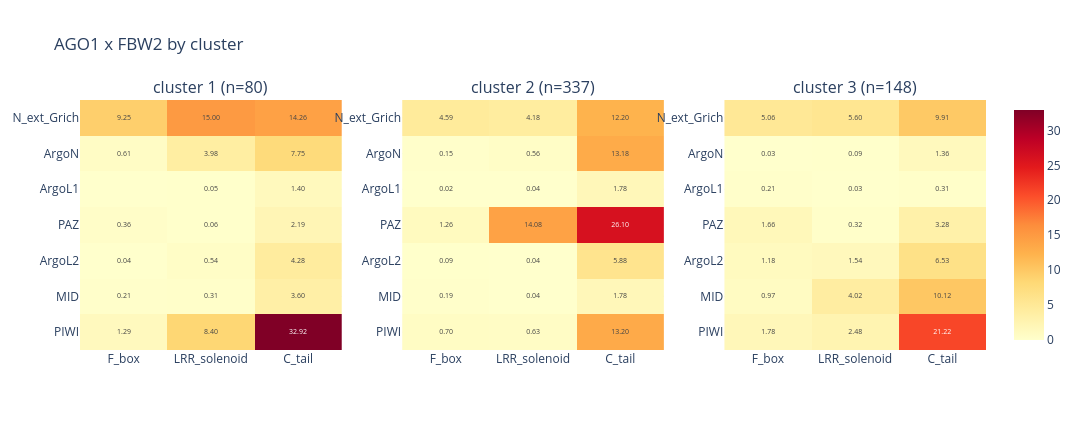

Notebook code for this chart:
### Markdown cell above
## Per-pose-cluster breakdown

One small-multiple panel per couple: one heatmap per pose cluster (`scripts/pose_cluster_anchor.py`'s `cluster` column), shared colour scale
within the panel. If there's only one cluster this collapses to a single tile.

### Code cell
clusters = sorted(df["cluster"].unique())
cluster_n_models = df.groupby("cluster")["fname"].nunique()
print(f"{len(clusters)} pose cluster(s): " + ", ".join(f'{k} (n={cluster_n_models[k]})' for k in clusters))

def panel_by(group_col, group_values, group_n_models, tag, subdir):
    for c in COUPLES:
        ligand_name = LIGAND_CHAIN_NAMES[c]
        mats = {}
        for g in group_values:
            res = couple_matrix(df[df[group_col] == g], c, group_n_models[g])
            if res is not None:
                mats[g] = res
        if not mats:
            print(f"No {RECEPTOR_NAME}-{ligand_name} contacts for any {tag} -- skipping.")
            continue
        present = list(mats)
        zmax = max(r[2].values.max() for r in mats.values()) or 1
        ncols = min(3, len(present)); nrows = -(-len(present) // ncols)
        fig = make_subplots(rows=nrows, cols=ncols,
                            subplot_titles=[f"{tag} {g} (n={group_n_models[g]})" for g in present])
        for i, g in enumerate(present):
            x_labels, y_labels, rate = mats[g]
            r, cc = i // ncols + 1, i % ncols + 1
            fig.add_trace(go.Heatmap(z=rate.values, x=x_labels, y=y_labels, colorscale="YlOrRd",
                zmin=0, zmax=float(zmax), showscale=bool(g == present[-1]),
                text=[[f"{v:.2f}" if v > 0 else "" for v in row] for row in rate.values],
                texttemplate="%{text}", textfont=dict(size=7),
                hovertemplate=f"{tag} {g}<br>%{{y}} / %{{x}}<br>%{{z:.3f}}/model<extra></extra>"),
                row=r, col=cc)
        fig.update_yaxes(autorange="reversed")
        fig.update_layout(title=f"{RECEPTOR_NAME} x {ligand_name} by {tag}", template=TEMPLATE,
                          width=max(760, 360 * ncols), height=max(430, 150 * nrows))
        save_fig(fig, f"{RECEPTOR_NAME.lower()}_{ligand_name.lower()}_heatmap_by_{tag}.html", subdir)

panel_by("cluster", clusters, cluster_n_models, "cluster", "per_cluster")

### Figure 1 — Plotly figure (JSON) as saved in the notebook; plotly's stock layout.template omitted (floating-point values rounded to 4 significant figures)
{"data": [{"colorscale": [[0.0, "rgb(255,255,204)"], [0.125, "rgb(255,237,160)"], [0.25, "rgb(254,217,118)"], [0.375, "rgb(254,178,76)"], [0.5, "rgb(253,141,60)"], [0.625, "rgb(252,78,42)"], [0.75, "rgb(227,26,28)"], [0.875, "rgb(189,0,38)"], [1.0, "rgb(128,0,38)"]], "hovertemplate": "cluster 1<br>%{y} / %{x}<br>%{z:.3f}/model<extra></extra>", "showscale": false, "text": [["9.25", "15.00", "14.26"], ["0.61", "3.98", "7.75"], ["", "0.05", "1.40"], ["0.36", "0.06", "2.19"], ["0.04", "0.54", "4.28"], ["0.21", "0.31", "3.60"], ["1.29", "8.40", "32.92"]], "textfont": {"size": 7}, "texttemplate": "%{text}", "type": "heatmap", "x": ["F_box", "LRR_solenoid", "C_tail"], "xaxis": "x", "y": ["N_ext_Grich", "ArgoN", "ArgoL1", "PAZ", "ArgoL2", "MID", "PIWI"], "yaxis": "y", "z": [[9.25, 15.0, 14.26], [0.6125, 3.975, 7.75], [0.0, 0.05, 1.4], [0.3625, 0.0625, 2.188], [0.0375, 0.5375, 4.275], [0.2125, 0.3125, 3.6], [1.288, 8.4, 32.92]], "zmax": 32.92, "zmin": 0}, {"colorscale": [[0.0, "rgb(255,255,204)"], [0.125, "rgb(255,237,160)"], [0.25, "rgb(254,217,118)"], [0.375, "rgb(254,178,76)"], [0.5, "rgb(253,141,60)"], [0.625, "rgb(252,78,42)"], [0.75, "rgb(227,26,28)"], [0.875, "rgb(189,0,38)"], [1.0, "rgb(128,0,38)"]], "hovertemplate": "cluster 2<br>%{y} / %{x}<br>%{z:.3f}/model<extra></extra>", "showscale": false, "text": [["4.59", "4.18", "12.20"], ["0.15", "0.56", "13.18"], ["0.02", "0.04", "1.78"], ["1.26", "14.08", "26.10"], ["0.09", "0.04", "5.88"], ["0.19", "0.04", "1.78"], ["0.70", "0.63", "13.20"]], "textfont": {"size": 7}, "texttemplate": "%{text}", "type": "heatmap", "x": ["F_box", "LRR_solenoid", "C_tail"], "xaxis": "x2", "y": ["N_ext_Grich", "ArgoN", "ArgoL1", "PAZ", "ArgoL2", "MID", "PIWI"], "yaxis": "y2", "z": [[4.588, 4.175, 12.2], [0.1543, 0.5638, 13.18], [0.02374, 0.04154, 1.777], [1.255, 14.08, 26.1], [0.09496, 0.04451, 5.884], [0.1929, 0.03858, 1.78], [0.7033, 0.6291, 13.2]], "zmax": 32.92, "zmin": 0}, {"colorscale": [[0.0, "rgb(255,255,204)"], [0.125, "rgb(255,237,160)"], [0.25, "rgb(254,217,118)"], [0.375, "rgb(254,178,76)"], [0.5, "rgb(253,141,60)"], [0.625, "rgb(252,78,42)"], [0.75, "rgb(227,26,28)"], [0.875, "rgb(189,0,38)"], [1.0, "rgb(128,0,38)"]], "hovertemplate": "cluster 3<br>%{y} / %{x}<br>%{z:.3f}/model<extra></extra>", "showscale": true, "text": [["5.06", "5.60", "9.91"], ["0.03", "0.09", "1.36"], ["0.21", "0.03", "0.31"], ["1.66", "0.32", "3.28"], ["1.18", "1.54", "6.53"], ["0.97", "4.02", "10.12"], ["1.78", "2.48", "21.22"]], "textfont": {"size": 7}, "texttemplate": "%{text}", "type": "heatmap", "x": ["F_box", "LRR_solenoid", "C_tail"], "xaxis": "x3", "y": ["N_ext_Grich", "ArgoN", "ArgoL1", "PAZ", "ArgoL2", "MID", "PIWI"], "yaxis": "y3", "z": [[5.061, 5.601, 9.912], [0.03378, 0.08784, 1.358], [0.2095, 0.03378, 0.3108], [1.662, 0.3176, 3.277], [1.176, 1.541, 6.534], [0.973, 4.02, 10.12], [1.777, 2.48, 21.22]], "zmax": 32.92, "zmin": 0}], "layout": {"annotations": [{"font": {"size": 16}, "showarrow": false, "text": "cluster 1 (n=80)", "x": 0.1444, "xanchor": "center", "xref": "paper", "y": 1.0, "yanchor": "bottom", "yref": "paper"}, {"font": {"size": 16}, "showarrow": false, "text": "cluster 2 (n=337)", "x": 0.5, "xanchor": "center", "xref": "paper", "y": 1.0, "yanchor": "bottom", "yref": "paper"}, {"font": {"size": 16}, "showarrow": false, "text": "cluster 3 (n=148)", "x": 0.8556, "xanchor": "center", "xref": "paper", "y": 1.0, "yanchor": "bottom", "yref": "paper"}], "height": 430, "title": {"text": "AGO1 x FBW2 by cluster"}, "width": 1080, "xaxis": {"anchor": "y", "domain": [0.0, 0.2889]}, "xaxis2": {"anchor": "y2", "domain": [0.3556, 0.6444]}, "xaxis3": {"anchor": "y3", "domain": [0.7111, 1.0]}, "yaxis": {"anchor": "x", "autorange": "reversed", "domain": [0.0, 1.0]}, "yaxis2": {"anchor": "x2", "autorange": "reversed", "domain": [0.0, 1.0]}, "yaxis3": {"anchor": "x3", "autorange": "reversed", "domain": [0.0, 1.0]}}}
